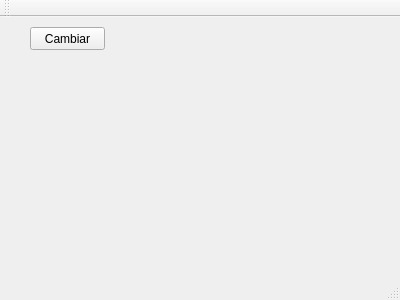
<?xml version="1.0" encoding="UTF-8"?>
<ui version="4.0">
 <class>MainWindow</class>
 <widget class="QMainWindow" name="MainWindow">
  <property name="geometry">
   <rect>
    <x>0</x>
    <y>0</y>
    <width>400</width>
    <height>300</height>
   </rect>
  </property>
  <property name="windowTitle">
   <string>MainWindow</string>
  </property>
  <widget class="QWidget" name="centralWidget">
   <widget class="QLabel" name="lbl_image">
    <property name="geometry">
     <rect>
      <x>120</x>
      <y>60</y>
      <width>151</width>
      <height>151</height>
     </rect>
    </property>
    <property name="text">
     <string/>
    </property>
   </widget>
   <widget class="QPushButton" name="btn_cambiar">
    <property name="geometry">
     <rect>
      <x>30</x>
      <y>10</y>
      <width>75</width>
      <height>23</height>
     </rect>
    </property>
    <property name="text">
     <string>Cambiar</string>
    </property>
   </widget>
  </widget>
  <widget class="QMenuBar" name="menuBar">
   <property name="geometry">
    <rect>
     <x>0</x>
     <y>0</y>
     <width>400</width>
     <height>21</height>
    </rect>
   </property>
  </widget>
  <widget class="QToolBar" name="mainToolBar">
   <attribute name="toolBarArea">
    <enum>TopToolBarArea</enum>
   </attribute>
   <attribute name="toolBarBreak">
    <bool>false</bool>
   </attribute>
  </widget>
  <widget class="QStatusBar" name="statusBar"/>
 </widget>
 <layoutdefault spacing="6" margin="11"/>
 <resources/>
 <connections/>
</ui>
